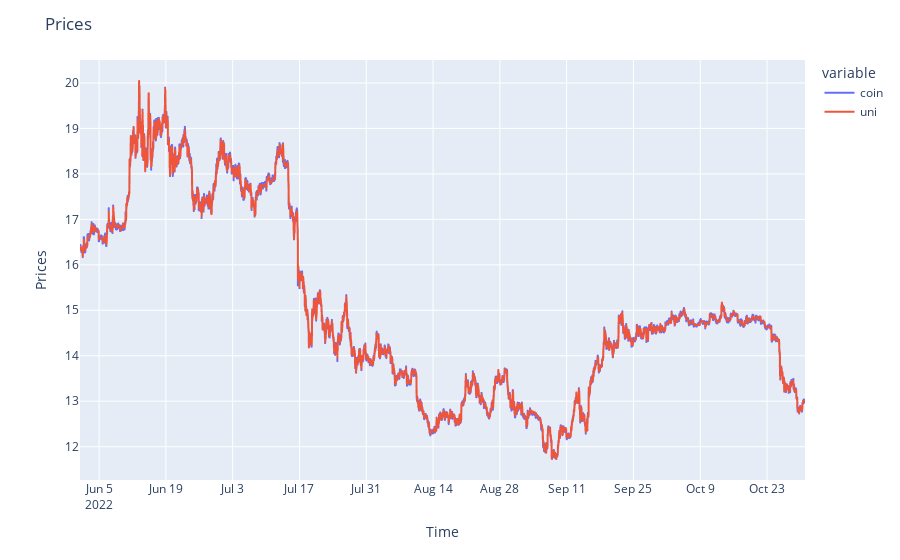

Write notebook code for a chart like this one.
### Code cell
# Superimposed plot
plt = line_chart(df, 'Prices', 'time', ['coin', 'uni'], 'Time', 'Prices')
plt.show()

### Figure 1 — Plotly figure (JSON) as saved in the notebook; plotly's stock layout.template omitted (floating-point values rounded to 4 significant figures; data arrays with more than 128 entries replaced by an {"elided": "..."} marker saying what was removed)
{"data": [{"hovertemplate": "variable=coin<br>time=%{x}<br>value=%{y}<extra></extra>", "legendgroup": "coin", "line": {"color": "#636efa", "dash": "solid"}, "marker": {"symbol": "circle"}, "mode": "lines", "name": "coin", "showlegend": true, "type": "scattergl", "x": {"elided": "21883 str values"}, "xaxis": "x", "y": {"elided": "21883 float values"}, "yaxis": "y"}, {"hovertemplate": "variable=uni<br>time=%{x}<br>value=%{y}<extra></extra>", "legendgroup": "uni", "line": {"color": "#EF553B", "dash": "solid"}, "marker": {"symbol": "circle"}, "mode": "lines", "name": "uni", "showlegend": true, "type": "scattergl", "x": {"elided": "21883 str values"}, "xaxis": "x", "y": {"elided": "21883 float values"}, "yaxis": "y"}], "layout": {"legend": {"title": {"text": "variable"}, "tracegroupgap": 0}, "margin": {"t": 60}, "title": {"text": "Prices"}, "xaxis": {"anchor": "y", "domain": [0, 1], "title": {"text": "Time"}}, "yaxis": {"anchor": "x", "domain": [0, 1], "title": {"text": "Prices"}}}}
